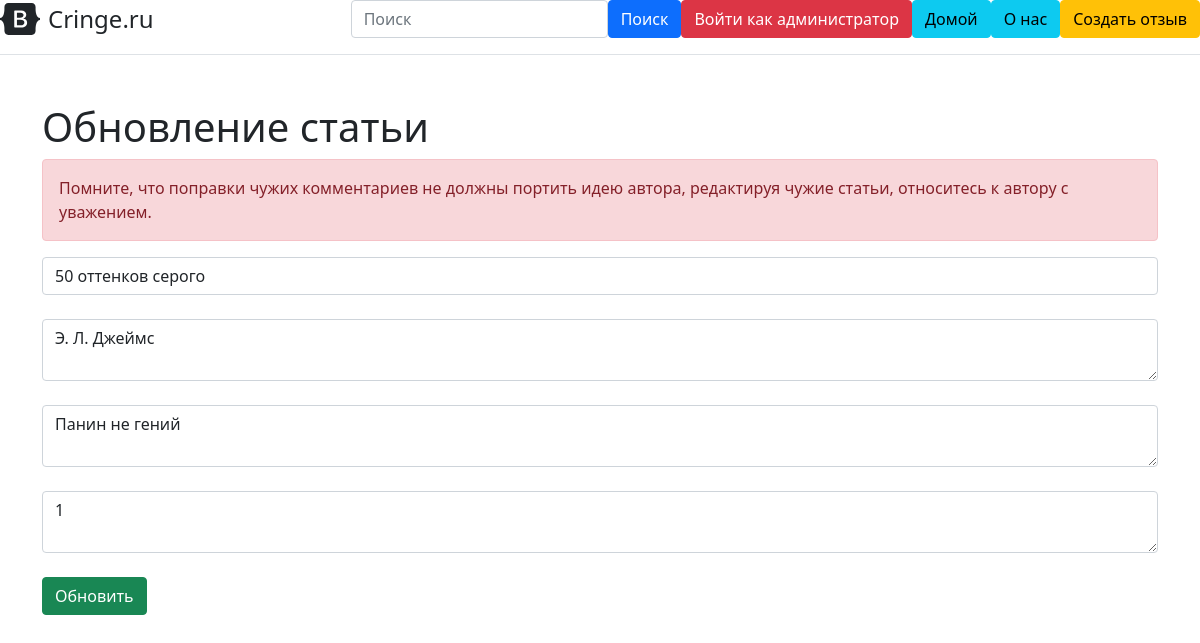
Page /admin/post-detail/4/update on the committed database.
### main.py (models this page shows, shortened)
class Book(db.Model):
    __tablename__ = 'book'
    current_date = datetime.now()
    id = db.Column(db.Integer, primary_key=True)
    book_name = db.Column(db.String(1000), nullable=True)
    author_name = db.Column(db.String(300), nullable=True)
    text = db.Column(db.Text, nullable=True)
    date = db.Column(db.Text, nullable=True)
    comment_rate = db.Column(db.Integer, nullable=True)

### main.py (the view)
@app.route('/admin/post-detail/<int:id>/update', methods=['POST', 'GET'])
def post_update(id):
    book = Book.query.get(id)
    if request.method == "POST":
        book.book_name = request.form['book_name']
        book.author_name = request.form['author_name']
        book.text = request.form['text']
        book.comment_rate = request.form['comment_rate']
        try:
            db.session.commit()
            return redirect('/admin/home')
        except:
            return "При редактировании пасты произошла ошибка"
    else:
        return render_template("post-update.html", book=book)

### templates/post-update.html (shortened to what this page needs)
{% extends 'admin-base.html' %}
{% block body %}
    <div class="container mt-5">
        <h1>Обновление статьи</h1>
        <div class="alert alert-danger">
        Помните, что поправки чужих комментариев не должны портить идею автора, редактируя чужие статьи, относитесь к автору с уважением.
        </div>
        <form method="post">
            <input type="text" name="book_name" class="form-control" id="book_name" value="{{ book.book_name }}" placeholder="Название книги"><br>
            <textarea name="author_name" id="author_name" class="form-control" placeholder="Имя автора">{{ book.author_name }}</textarea><br>
            <textarea name="text" id="text" class="form-control" placeholder="Текст комментария">{{ book.text }}</textarea><br>
            <textarea name="comment_rate" id="comment_rate" class="form-control" placeholder="Текст комментария">{{ book.comment_rate }}</textarea><br>
            <input type="submit" class="btn btn-success" value="Обновить" >
        </form>
    </div>
{% endblock %}

### rows in the picture
Book: book_name "50 оттенков серого", author_name "Э. Л. Джеймс", text "Панин не гений", comment_rate "1"
